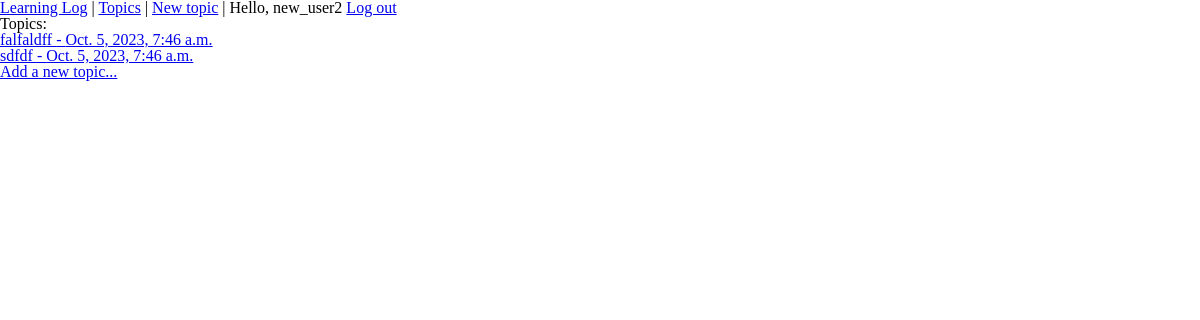
Screenshot of /topics/ (signed in) with the database file from the repository.
### learning_logs/models.py (models this page shows)
class Topic(models.Model):
    text = models.CharField(max_length=200)
    date_added = models.DateTimeField(auto_now_add=True)
    owner = models.ForeignKey(User, on_delete=models.CASCADE)
    def __str__(self):
        return self.text

### learning_logs/views.py (the view)
# urls.py: path('topics/', views.topics, name='topics'),
@login_required
def topics(request):
    topics = Topic.objects.filter(owner=request.user).order_by('date_added')
    context = {'topics': topics}
    return render(request, 'learning_logs/topics.html', context)

### learning_logs/templates/learning_logs/topics.html
{% extends 'learning_logs/base.html' %}
{% load static %}
{% block css_link %}{% static 'topics.css' %}{% endblock css_link %}
{% block content %}
  <p>Topics:</p>
  <ul>
    {% for topic in topics %}
      <li><a href="{% url 'learning_logs:topic' topic.id %}">{{ topic }} - {{ topic.date_added }}</a></li>
    {% empty %}
      <li>No topics have  been added yet.</li>
    {% endfor %}
    <li><a href="{% url 'learning_logs:new_topic' %}">Add a new topic...</a></li>
  </ul>
{% endblock content %}

### learning_logs/templates/learning_logs/base.html (shortened to what this page needs)
<!DOCTYPE html>
<html lang="en">
<head>
</head>
<body>
  <nav>
    {% load static %}
    <link rel="stylesheet" href="{% static 'base.css' %}">
    <link rel="stylesheet" href="{% block css_link %}{% endblock css_link %}">
    <a href="{% url 'learning_logs:main' %}">Learning Log</a> |
    <a href="{% url 'learning_logs:topics' %}">Topics</a> |
    <a href="{% url 'learning_logs:new_topic' %}">New topic</a> |
    {% if user.is_authenticated %}
      Hello, {{ user.username }}
      <a href="{% url 'users:logout' %}">Log out</a>
    {% else %}
      <a href="{% url 'users:login' %}"> Log in</a> |
      <a href="{% url 'users:register' %}"> Register</a>
    {% endif %}
  </nav>
  {% block content %}{% endblock content %}
</body>
</html>

### learning_logs/static/base.css (style rules this page uses)
html, body, div, span, applet, object, iframe, h1, h2, h3, h4, h5, h6, p, blockquote, pre, a, abbr, acronym, address, big, cite, code, del, dfn, em, img, ins, kbd, q, s, samp, small, strike, strong, sub, sup, tt, var, b, u, i, center, dl, dt, dd, ol, ul, li, fieldset, form, label, legend, table, caption, tbody, tfoot, thead, tr, th, td, article, aside, canvas, details, embed, figure, figcaption, footer, header, hgroup, menu, nav, output, ruby, section, summary, time, mark, audio, video { margin: 0; padding: 0; border: 0; font-size: 100%; font: inherit; vertical-align: baseline; }
article, aside, details, figcaption, figure, footer, header, hgroup, menu, nav, section { display: block; }
body { line-height: 1; }
ol, ul { list-style: none; }

### rows the page displays
Topic: text "falfaldff", date_added "Oct. 5, 2023, 7:46 a.m."
Topic: text "sdfdf", date_added "Oct. 5, 2023, 7:46 a.m."

### other values shown
{{ user.username }} "new_user2"
